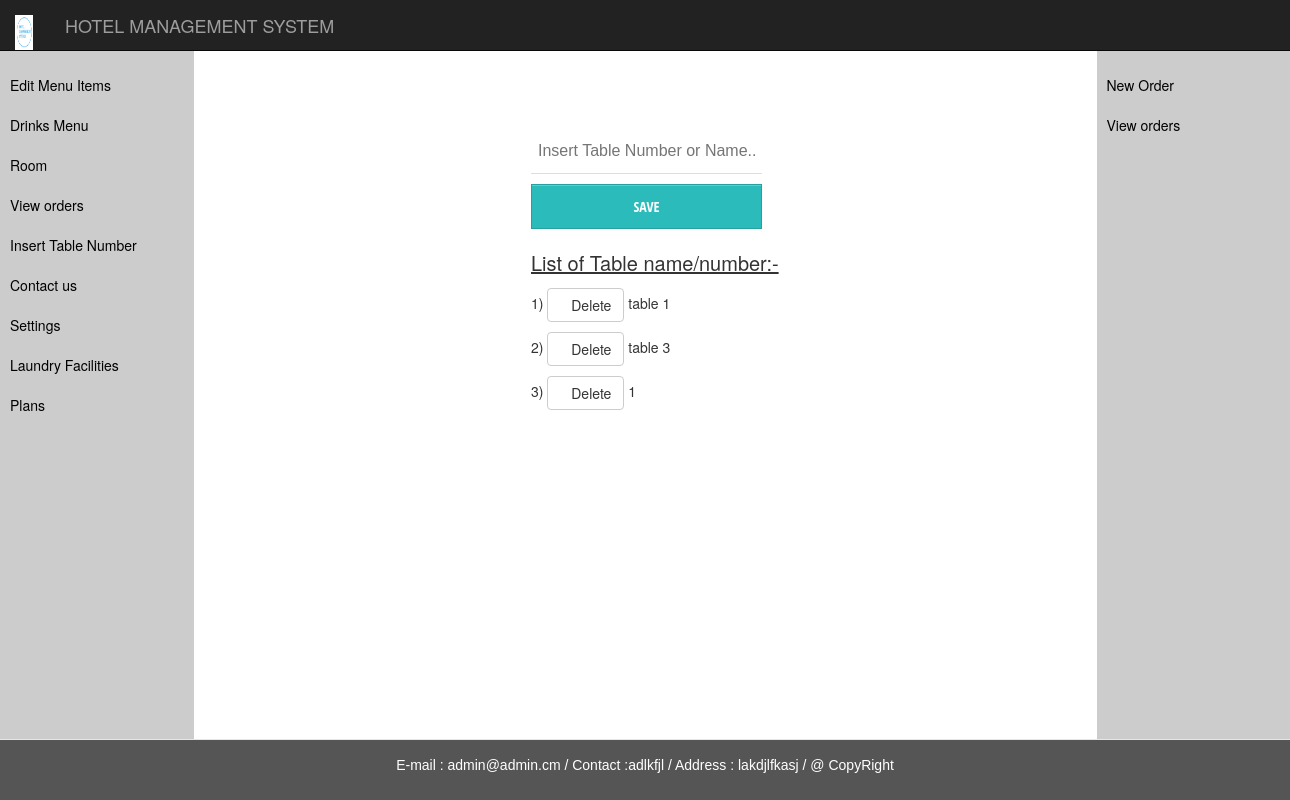
Page /table.php on the committed database.
### tables this page shows
CREATE TABLE `tbl_general` (
  `genid` int(11) NOT NULL,
  `namehotel` varchar(200) NOT NULL,
  `emailhotel` varchar(150) NOT NULL,
  `contact` varchar(100) NOT NULL,
  `site` varchar(155) NOT NULL,
  `address` varchar(150) NOT NULL,
  `pan` varchar(150) NOT NULL,
  `vat` int(20) NOT NULL,
  `logopic` varchar(255) NOT NULL
);

CREATE TABLE `tbl_table` (
  `tableid` int(11) NOT NULL,
  `tablenum` varchar(255) NOT NULL
);

### table.php (the view, shortened to what this page needs)
<?php
include  "connect.php";
  ?>
<!DOCTYPE html>
<html>
<head>
<link rel="stylesheet" href="bootstrap/bootstrap.min.css">
            <link rel ="stylesheet" type="text/css" href = "form.css" />
  <link rel="stylesheet" href="sidebar.css">
  <link href="//netdna.bootstrapcdn.com/bootstrap/3.0.0/css/bootstrap-glyphicons.css" rel="stylesheet">
</head>
<body>
<div>
<nav class="navbar navbar-inverse navbar-fixed-top">
            <div class="container-fluid">
                <div class="navbar-header">
                  <?php
               $usr = $_GET['nme'];
              $sql = "select * from tbl_general";
              $result = $con->query($sql);
              $data = $result->fetch_array();
               ?>
                    <span class="navbar-brand" href="" >
                       <img src="logo/<?php echo $data['logopic']; ?>" style="margin-bottom: 20px;" class="" width="50%" height="35px"  />
                    </span>
                    <span class="navbar-brand" href="admin.php?nme=<?php echo $usr;?>">
                      <?php
							echo $data['namehotel'];
             			 ?>
                    </span>
                </div>
       <ul class="nav navbar-nav navbar-right">
       <li class="dropdown">
       	<a href="#" class="glyphicon glyphicon-user"> <?php echo $usr ?></a>
          </li>
          </ul>
          </div>
          </nav>
          </div>
<nav class="navigation">
  <ul class="mainmenu">
    <li><a href="cuisinemenu.php?nme=<?php echo $usr;?>">Edit Menu Items</a>
      </li>
                <li><a href="drinkmenu.php?nme=<?php echo $usr;?>">Drinks Menu </a></li>
    <li><a href="">Room</a>
      </li>
    <li><a href="">View orders</a></li>
    <li><a href="table.php?nme=<?php echo $usr;?>">Insert Table Number</a></li>
    <li><a href="">Contact us </a></li>
    <li><a href="gensetting.php?nme=<?php echo $usr;?>" >Settings </a></li>
     <li><a href="laundry.php?nme=<?php echo $usr;?>" >Laundry Facilities </a></li>
     <li><a href="plans.php?nme=<?php echo $usr;?>" >Plans </a></li>
  </ul>
</nav>
<div class= "main col-xs-9 form-style-8" style=" margin-top: 10%; margin-left: 40%;  max-width: 800px; ">
    <form method="post" action="dbtable.php?nme=<?php echo $usr;?>">
  <p>
    <input type="text" name="tblnum" placeholder="Insert Table Number or Name.. "  required />
    </p>
    <p>
    <input type="submit" name="btntbl" value="SAVE">
    </p>
    </form>
<div>
<?php
$s="select * from tbl_table";
$result=$con->query($s);
$num=$result->num_rows;
if($num>0)
{
  echo "<p style='font-size:20px ;text-decoration:underline; '>"."List of Table name/number:-</p>";
  $n=1;
while($data3 = $result->fetch_array()){
  ?>
  <p><?php
echo $n.")  "?> <a class="btn btn-default" style="" href="?deletetableid=<?php echo $data3['tableid'];?>&nme=<?php echo $usr?>" onclick="return confirm('sure to delete ?')"><span class="glyphicon glyphicon-remove-circle"></span>Delete</a> <?php echo $data3['tablenum']."<br>";
$n++;
?>
</p>
<?php
}
}
?>
</div>
</div>
<nav class="n">
  <ul class="mainmenu">
    <li><a href="">New Order</a></li>
    <li><a href="">View orders</a>
    </li>
  </ul>
</nav>
</body>
<?php include "footer.php";?>
</html>

### footer.php (shortened to what this page needs)
<!DOCTYPE html>
<html>
<head>
	  <link rel="stylesheet" href="bootstrap/bootstrap.min.css">
</head>
<body>
</body>
 <footer class="navbar navbar-default navbar-fixed-bottom" >
  <p > <?php echo "E-mail : ".$data['emailhotel']."  /  ";
    echo "Contact :".$data['contact']."   /  "; echo "Address : ".$data['address']."    /   ";?>  @ CopyRight</p>
</footer>
</html>

### form.css (style rules this page uses)
.form-style-8 input[type="text"], .form-style-8 input[type="date"], .form-style-8 input[type="datetime"], .form-style-8 input[type="email"], .form-style-8 input[type="number"], .form-style-8 input[type="search"], .form-style-8 input[type="time"], .form-style-8 input[type="url"], .form-style-8 input[type="submit"], .form-style-8 input[type="password"], .form-style-8 textarea, .form-style-8 select { box-sizing: border-box; -webkit-box-sizing: border-box; -moz-box-sizing: border-box; outline: none; display: block; width: 30%; padding: 7px; border: none; border-bottom: 1px solid #ddd; background: transparent; margin-bottom: 10px; font: 16px Arial, Helvetica, sans-serif; height: 45px; }
.form-style-8 input[type="button"], .form-style-8 input[type="submit"] { -moz-box-shadow: inset 0px 1px 0px 0px #45D6D6; -webkit-box-shadow: inset 0px 1px 0px 0px #45D6D6; box-shadow: inset 0px 1px 0px 0px #45D6D6; background-color: #2CBBBB; border: 1px solid #27A0A0; display: inline-block; cursor: pointer; color: #FFFFFF; font-family: 'Open Sans Condensed', sans-serif; font-size: 14px; padding: 8px 18px; text-decoration: none; text-transform: uppercase; }

### sidebar.css (style rules this page uses)
html, body { font-family: Arial, Helvetica, sans-serif; }
.navigation { padding-top: 5%; width: 15%; position: fixed; height: 100%; overflow: auto; background-color: #CCC; float:left; }
.n { padding-top: 5%; width: 15%; margin-left: 85%; float:right; position: fixed; height: 100%; overflow: auto; background-color: #CCC; }
.mainmenu { list-style: none; padding: 0; margin:0; }
.mainmenu a { display: block; background-color: #CCC; text-decoration: none; padding: 10px; color: #000; }

### table.php (style rules this page uses)
.dropdown { position: relative; display: inline-block; }

### footer.php (style rules this page uses)
.navbar-fixed-bottom { background-color: #555; color: white; padding: 15px; text-align:center; font-family: 'Raleway', sans-serif; }

### rows in the picture
tbl_general: logopic (picture), namehotel "HOTEL MANAGEMENT SYSTEM", emailhotel "admin@admin.cm", contact "adlkfjl", address "lakdjlfkasj"
tbl_table: tablenum "table 1"
tbl_table: tablenum "table 3"
tbl_table: tablenum "1"
